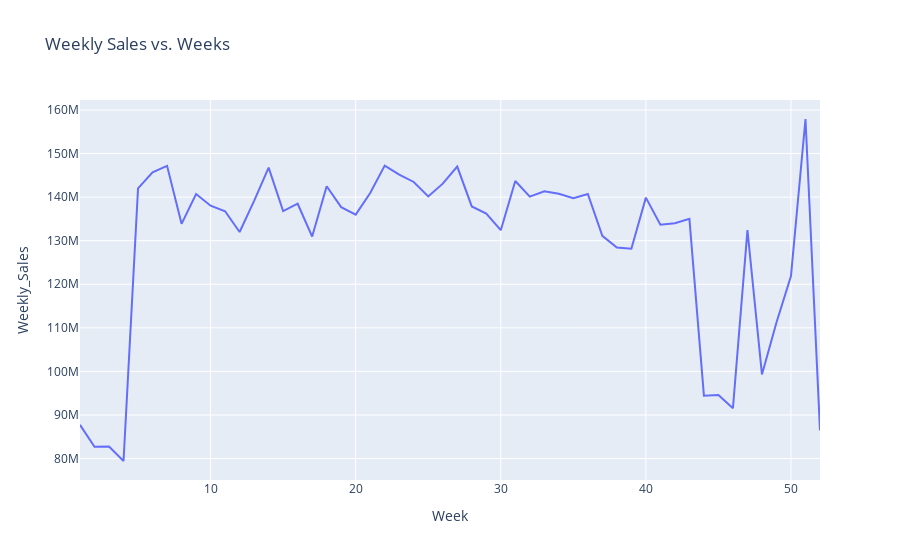

Notebook code for this chart:
### Code cell
px.line(data_frame=df_weeks, x=df_weeks.index, y="Weekly_Sales",
       title="Weekly Sales vs. Weeks")

### Figure 1 — Plotly figure (JSON) as saved in the notebook; plotly's stock layout.template omitted (floating-point values rounded to 4 significant figures)
{"data": [{"hovertemplate": "Week=%{x}<br>Weekly_Sales=%{y}<extra></extra>", "legendgroup": "", "line": {"color": "#636efa", "dash": "solid"}, "marker": {"symbol": "circle"}, "mode": "lines", "name": "", "orientation": "v", "showlegend": false, "type": "scatter", "x": [1, 2, 3, 4, 5, 6, 7, 8, 9, 10, 11, 12, 13, 14, 15, 16, 17, 18, 19, 20, 21, 22, 23, 24, 25, 26, 27, 28, 29, 30, 31, 32, 33, 34, 35, 36, 37, 38, 39, 40, 41, 42, 43, 44, 45, 46, 47, 48, 49, 50, 51, 52], "xaxis": "x", "y": [87730000.0, 82700000.0, 82740000.0, 79430000.0, 142000000.0, 145700000.0, 147200000.0, 133900000.0, 140700000.0, 138000000.0, 136800000.0, 132000000.0, 139200000.0, 146800000.0, 136800000.0, 138500000.0, 131000000.0, 142500000.0, 137700000.0, 136000000.0, 140900000.0, 147200000.0, 145100000.0, 143500000.0, 140200000.0, 143100000.0, 147000000.0, 137900000.0, 136200000.0, 132400000.0, 143700000.0, 140100000.0, 141300000.0, 140800000.0, 139700000.0, 140700000.0, 131100000.0, 128400000.0, 128200000.0, 139900000.0, 133700000.0, 134000000.0, 135000000.0, 94440000.0, 94600000.0, 91560000.0, 132400000.0, 99300000.0, 111200000.0, 121900000.0, 157900000.0, 86470000.0], "yaxis": "y"}], "layout": {"legend": {"tracegroupgap": 0}, "title": {"text": "Weekly Sales vs. Weeks"}, "xaxis": {"anchor": "y", "domain": [0, 1], "title": {"text": "Week"}}, "yaxis": {"anchor": "x", "domain": [0, 1], "title": {"text": "Weekly_Sales"}}}}
